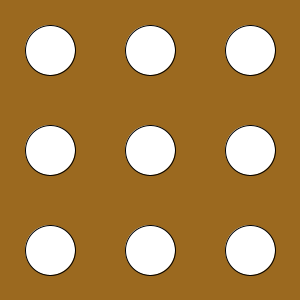
Frame 1 (no input)
Frame 60 (the mouse pressed at the canvas centre just before this capture): identical to frame 1, image omitted
Frame 120 (the mouse held since frame 60 and released just before this capture): identical to frame 1, image omitted

The Processing sketch that drew this single still picture (run headless with seeded random() and noise(); from frame 60 on, the mouse is pressed at the canvas centre):

// Processing sketch: week14_1_hit_gopher_part1_draw_3x3_holes
// ── week14_1_hit_gopher_part1_draw_3x3_holes.pde
// week14_1_hit_gopher_part1_draw_3x3_holes
//視窗大小300*300
void setup(){
  size(300, 300);
}

void draw(){
  background(#9B691F);  //背景顏色
  for(int i=0; i<3; i++){
    for(int j=0; j<3; j++){
      ellipse(100*j+50, 100*i+50, 50, 50);
    }
  }
}
